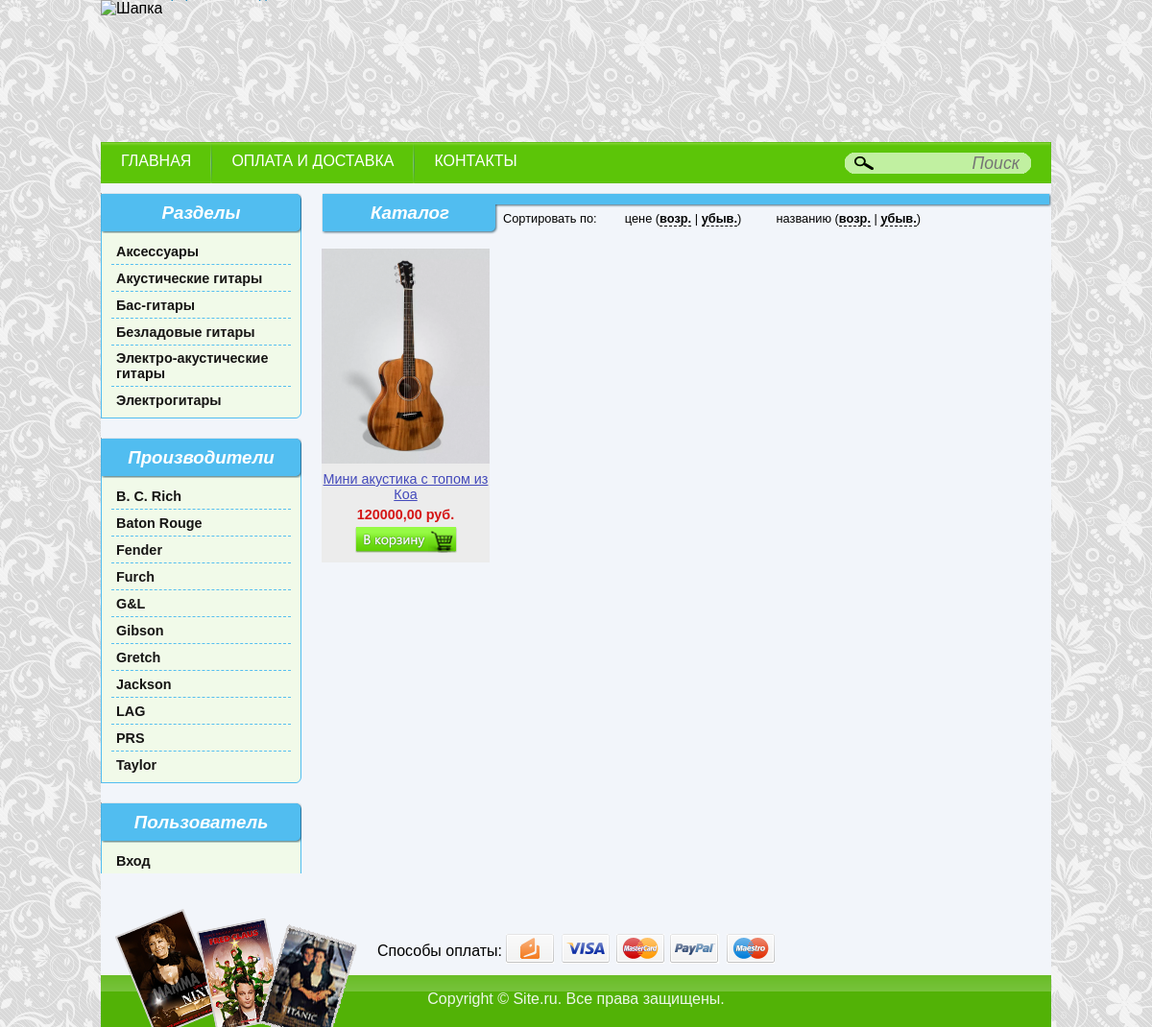
The app's page /shop/ with its own data.
### shop/models.py (models this page shows, shortened)
class Section(models.Model):
    title = models.CharField(
        max_length=70,
        help_text='Здесь надо вводить название раздела',
        unique=True,
        verbose_name='Название раздела'
    )
    slug = models.SlugField(max_length=40, verbose_name='Псевдоним', default='')
    class Meta:
        ordering = ['title']
        verbose_name = 'Раздел'
        verbose_name_plural = 'Разделы'
    def get_absolute_url(self):
        return reverse('section', args=[self.slug])

class Manufacturer(models.Model):
    title = models.CharField(
        max_length=70,
        help_text='Здесь надо вводить название производителя',
        unique=True,
        verbose_name='Название производителя'
    )
    slug = models.SlugField(max_length=40, verbose_name='Псевдоним', default='')
    class Meta:
        ordering = ['title']
        verbose_name = 'Производитель'
        verbose_name_plural = 'Производители'
    def get_absolute_url(self):
        return reverse('manufacturer', args=[self.slug])

class Product(models.Model):
    section = models.ForeignKey(Section, on_delete=models.SET_NULL, null=True, verbose_name='Раздел')
    title = models.CharField(max_length=70, verbose_name='Название товара')
    slug = models.SlugField(max_length=40, verbose_name='Псевдоним', default='')
    image = models.ImageField(upload_to='images', verbose_name='Изображение')
    price = models.DecimalField(max_digits=10, decimal_places=2, verbose_name='Цена')
    manufacturer = models.ForeignKey(Manufacturer, on_delete=models.SET_NULL, null=True, verbose_name='Производитель')
    year = models.IntegerField(
        validators=[MinValueValidator(1900), MaxValueValidator(datetime.date.today().year)],
        verbose_name='Год'
    )
    country = models.CharField(max_length=70, verbose_name='Страна')
    description = models.TextField(verbose_name="Описание")
    date = models.DateField(auto_now_add=True, verbose_name='Дата добавления')
    count = 1
    class Meta:
        ordering = ['title', 'year']
        verbose_name = 'Товар'
        verbose_name_plural = 'Товары'

### shop/views.py (the view)
# urls.py: path('shop/', include('shop.urls')),
def shop(request):
    result = prerender(request)
    if result:
        return result
    products = Product.objects.all().order_by(get_order_by_for_products(request))[:8]
    context = {'products': products,}
    return render(request, 'shop.html', context=context)

### shop/forms.py
class SearchForm(forms.Form):
    query = forms.CharField(widget=forms.TextInput(attrs={'placeholder': 'Поиск'}))

### blog/forms.py
class SearchForm(forms.Form):
    query = forms.CharField(widget=forms.TextInput(attrs={'placeholder': 'Поиск'}))

### shop/views.py (called while the page is built, shortened)
def prerender(request):
    if request.GET.get('add_cart'):
        product_id = request.GET.get('add_cart')
        get_object_or_404(Product, pk=product_id)
        cart_info = request.session.get('cart_info', {})
        count = cart_info.get(product_id, 0)
        count += 1
        cart_info.update({product_id: count})
        request.session['cart_info'] = cart_info
        return HttpResponseRedirect(request.META.get('HTTP_REFERER', '/'))

def get_order_by_for_products(request):
    order_by = ''
    if not order_by:
        order_by = '-date'
    return order_by

### shop/templates/shop.html (shortened to what this page needs)
{% extends 'shop_template.html' %}
{% block content %}
<table>
	{% block main_header %}
		<tr>
			<td rowspan="2">
				<div class="header">
					{% block header %}<h3>Каталог</h3>{% endblock %}
				</div>
			</td>
			<td class="section_bg"></td>
			<td class="section_right"></td>
		</tr>
	{% endblock %}
	<tr>
		<td colspan="2">
			{% block sort %}
			<table class="sort">
				<tr>
					<td>Сортировать по:</td>
					<td>цене (<a href="{{ request.path }}?sort=price&amp;up=1">возр.</a> | <a href="{{ request.path }}?sort=price&amp;up=0">убыв.</a>)
					<td>названию (<a href="{{ request.path }}?sort=title&amp;up=1">возр.</a> | <a href="{{ request.path }}?sort=title&amp;up=0">убыв.</a>)
				</tr>
			</table>
			{% endblock %}
		</td>
	</tr>
</table>
<table class="products">
    {% for product in products %}
        {% cycle '<tr>' '' '' '' %}
            {% include 'product.html' %}
        {% if forloop.last %}
            </tr>
        {% else %}
            {% cycle '' '' '' '</tr>' %}
        {% endif %}
    {% endfor %}
</table>
{% endblock %}

### shop/templates/shop_template.html (shortened to what this page needs)
<!DOCTYPE html>
<html xmlns="http://www.w3.org/1999/xhtml">
<head>
	{% load static %}
	<link rel="stylesheet" href=" {% static 'styles/main.css' %}" type="text/css" />
</head>
<body>
	<div id="container">
		<div id="header">
			<img src="{% static 'images/header.png' %}" alt="Шапка" />
				{% load shop_filters %}
		</div>
		<div id="topmenu">
			<ul>
				<li>
					<a href="{% url 'shop' %}">ГЛАВНАЯ</a>
				</li>
				<li>
					<img src="{% static 'images/topmenu_border.png' %}" alt="" />
				</li>
				<li>
					<a href="{% url 'delivery' %}">ОПЛАТА И ДОСТАВКА</a>
				</li>
				<li>
					<img src="{% static 'images/topmenu_border.png' %}" alt="" />
				</li>
				<li>
					<a href="{% url 'contacts' %}">КОНТАКТЫ</a>
				</li>
			</ul>
			<div id="search">
				<form name="search" action="{% url 'search' %}" method="get">
					<table>
						<tr>
							<td class="input_left"></td>
							<td>
								{{ search_form.query }}
							</td>
							<td class="input_right"></td>
						</tr>
					</table>
				</form>
			</div>
		</div>
		<div id="content">
			<div id="left">
				<div class="menu">
					<div class="header">
						<h3>Разделы</h3>
					</div>
					<div class="items">
						{% for section in sections %}
							<p>
								<a href="{{ section.get_absolute_url }}">{{ section.title }}</a>
							 </p>
						{% endfor %}
					</div>
					<div class="bottom"></div>
				</div>
				<div class="menu">
					<div class="header">
						<h3>Производители</h3>
					</div>
					<div class="items">
						{% for manufacturer in manufacturers %}
							<p>
								<a href="{{ manufacturer.get_absolute_url }}">{{ manufacturer.title }}</a>
							 </p>
						{% endfor %}
					</div>
					<div class="bottom"></div>
				</div>
				<div class="menu">
					<div class="header">
						<h3>Пользователь</h3>
					</div>
					<div class="items">
						{% if user.is_authenticated %}
						<p>
							<a href="{% url 'orders' %}">Заказы</a>
						</p>
						<p>
								<a href="{% url 'logout' %}?next={{ request.path }}">Выход</a>
							</p>
						{% else %}
							<p>
								<a href="{% url 'login' %}?next={{ request.path }}">Вход</a>
							</p>
						{% endif %}
					</div>
				</div>
			</div>
			<div id="right">
				{% block content %}{% endblock %}
			</div>
			<div id="footer">
				<div id="pm">
					<table>
						<tr>
							<td>Способы оплаты:</td>
							<td>
								<img src="{% static 'images/pm.png' %}" alt="Способы оплаты" />
							</td>
						</tr>
					</table>
				</div>
				<div id="copy">
					<p>Copyright &copy; Site.ru. Все права защищены.</p>
				</div>
			</div>
		</div>
	</div>
</body>
</html>

### shop/templates/product.html
<td>
    <div class="intro_product">
        <p class="img">
            <img src="{{ MEDIA_URL }}{{ product.image.url }}" alt="{{ product.title }}" />
        </p>
        <p class="title">
            <a href="{% url 'product' product.slug %}">{{ product.title }}</a>
        </p>
        <p class="price">{{ product.price }} руб.</p>
        <p>
            <a class="link_cart" href="{{ request.path }}?add_cart={{ product.id }}"></a>
        </p>
    </div>
</td>

### shop/static/styles/main.css (style rules this page uses)
body { background: url("../images/bg.png") repeat; font-family: Verdana, Arial, Tahoma; margin: 0; padding: 0; }
#container, #header img { width: 990px; }
#container { margin: 0 auto; }
#header { height: 148px; }
#topmenu { background: url("../images/bg_topmenu.png") repeat-x; border: 1px solid #60be15; height: 31px; padding-top: 10px; }
#topmenu ul { list-style: none; margin: 0; padding: 0; }
#topmenu ul li { float: left; }
#topmenu ul li img { margin-top: -9px; }
#topmenu a { color: #fff; display: block; margin: 0 20px; text-decoration: none; }
#search { float: right; margin-right: 20px; }
#search table { border-collapse: collapse; }
#search table td { display: inline-block; padding: 0; }
#search .input_left, #search .input_right { height: 22px; }
#search .input_left { background: url("../images/search_left.png") no-repeat; width: 30px; }
#search .input_right { background: url("../images/search_right.png") no-repeat; width: 7px; }
#search input { background-color: #c1f0a1; border: none; color: #f7fdf4; font-size: 110%; font-style: italic; height: 20px; outline: none; text-align: right; padding-right: 5px; width: 150px; }
#content { background-color: #f2f5fa; padding-top: 10px; width: 100%; }
.header { padding-top: 10px; }
.header h3 { color: #fff; font-style: italic; margin: 0; text-align: center; }
#left, #left .header, #left .bottom { width: 209px; }
#left .menu { background-color: #f1fae9; margin-bottom: 20px; }
#left .header { background: url("../images/left_header.png") no-repeat; height: 32px; }
#left .items { border: 1px solid #51bdf0; border-bottom: none; border-top: none; padding: 10px 10px 0; }
#left .items p { border-bottom: 1px dashed #56bff0; margin: 0 0 5px; }
#left .items p a { color: #161514; display: inline-block; font-size: 90%; font-weight: bold; margin: 0 0 5px 5px; text-decoration: none; }
#left .bottom { background: url("../images/left_bottom.png") no-repeat; height: 6px; }
#left { float: left; }
#right { margin-left: 230px; }
#right table { border-collapse: collapse; }
#right .header { background: url("../images/right_header.png") no-repeat; height: 43px; width: 184px; }
#right table td { padding: 0; vertical-align: top; }
#right table td.section_bg, #right table td.section_right { height: 15px; }
#right table td.section_bg { background: url("../images/section_bg.png") repeat-x top left; width: 592px; }
#right table td.section_right { background: url("../images/section_right.png") no-repeat; width: 3px; }
#right table .sort { font-size: 80%; margin-left: 5px; margin-top: 4px; width: 480px; }
#right table .sort a { border-bottom: 1px dashed #0d0d0d; color: #000; font-weight: bold; text-decoration: none; }
#right .products { width: 100%; }
#right .products td { padding-bottom: 20px; }
#right .intro_product, #right .intro_product img { width: 175px; }
#right .intro_product { background-color: #ececec; padding-bottom: 5px; }
#right .intro_product p { font-size: 90%; margin: 5px 0; text-align: center; }
.link_cart { background: url("../images/cart.png") no-repeat; display: block; height: 27px; margin: 0 auto; width: 106px; }
p.price { color: #d51616; font-weight: bold; }
#right .intro_product .title a { color: #444abb; }
#footer { background: url("../images/footer_bg.png") repeat-x bottom; }
#footer #pm table { margin: 40px auto -80px; }
#footer #copy { background: url("../images/footer.png") no-repeat 2% bottom; height: 54px; padding-top: 85px; }
#footer #copy p { color: #edf6e9; text-align: center; }
.img { width: 100px; }
#left .items p:last-child { border-bottom: none; margin: 0; }

### records on screen
Section: title "Аксессуары"
Section: title "Акустические гитары"
Section: title "Бас-гитары"
Section: title "Безладовые гитары"
Section: title "Электро-акустические гитары"
Section: title "Электрогитары"
Manufacturer: title "B. C. Rich"
Manufacturer: title "Baton Rouge"
Manufacturer: title "Fender"
Manufacturer: title "Furch"
Manufacturer: title "G&L"
Manufacturer: title "Gibson"
Manufacturer: title "Gretch"
Manufacturer: title "Jackson"
Manufacturer: title "LAG"
Manufacturer: title "PRS"
Manufacturer: title "Taylor"
Product: image (picture), title "Мини акустика с топом из Коа", price "120000,00"
